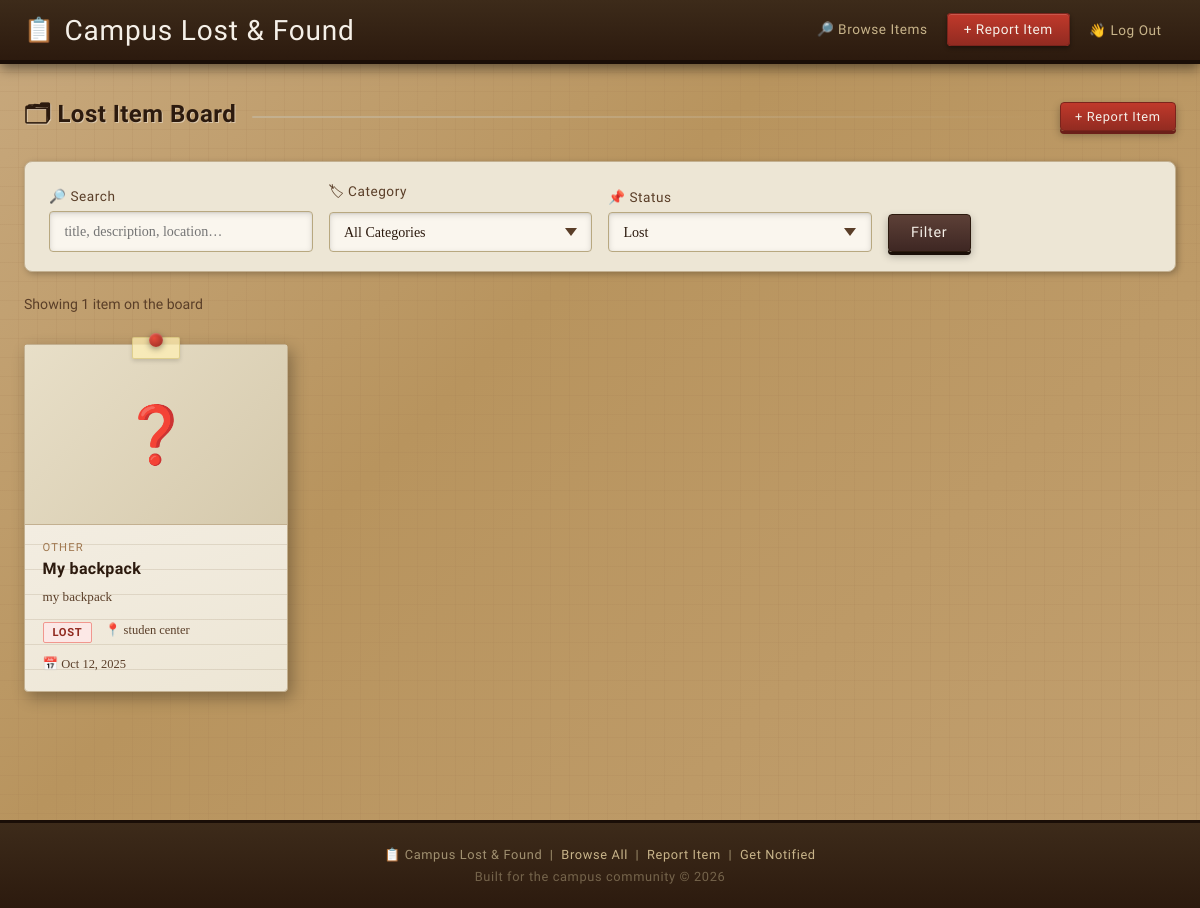
The app's page /items/ (signed in), older data.
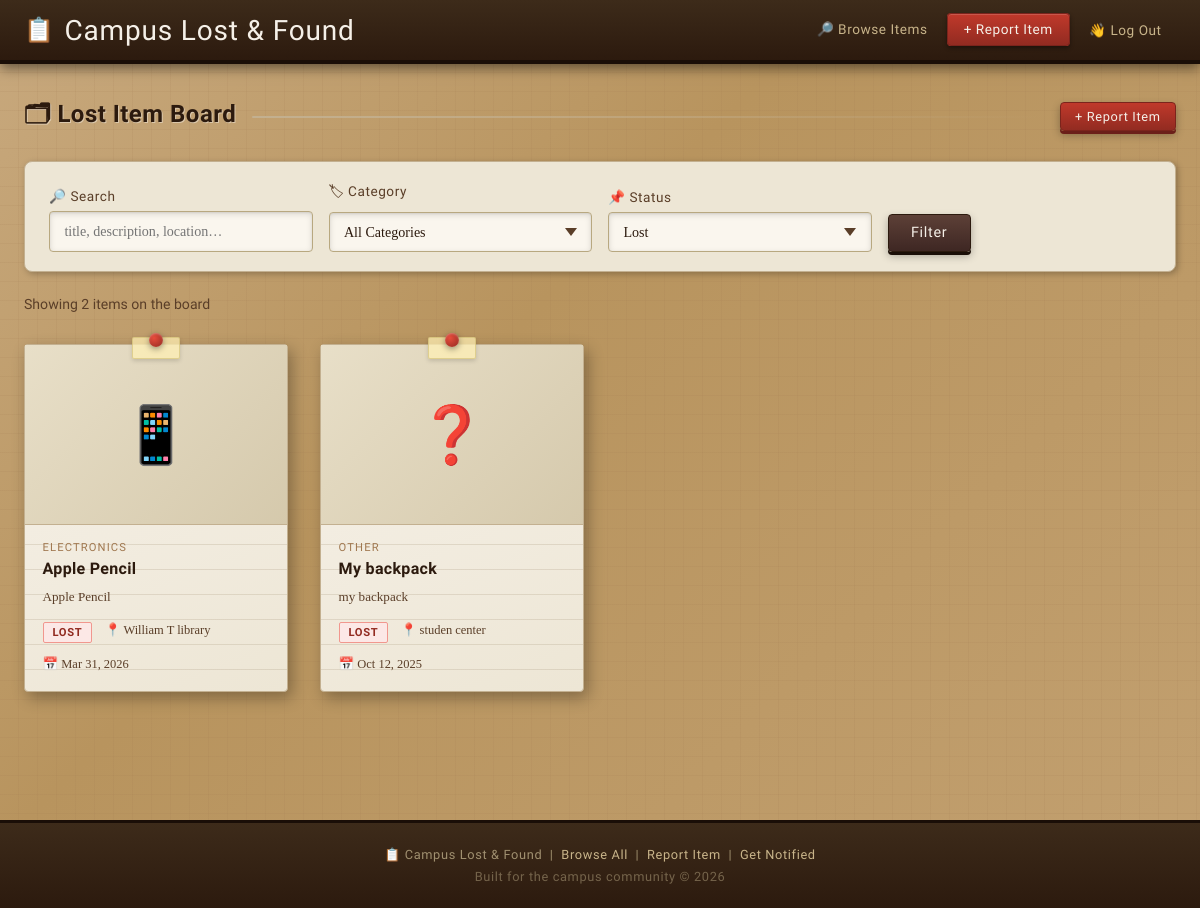
The same page, newer data.
### our_site/models.py (models this page shows, shortened)
class LostItem(models.Model):
    CATEGORY_CHOICES = [
        ('electronics', 'Electronics'),
        ('clothing', 'Clothing & Accessories'),
        ('keys', 'Keys'),
        ('wallet', 'Wallet & IDs'),
        ('backpack', 'Backpack & Bags'),
        ('jewelry', 'Jewelry'),
        ('books', 'Books & Notes'),
        ('sports', 'Sports Equipment'),
        ('other', 'Other'),
    ]
    STATUS_CHOICES = [
        ('lost', 'Lost'),
        ('found', 'Claimed'),
    ]
    title = models.CharField(max_length=200)
    description = models.TextField()
    category = models.CharField(max_length=50, choices=CATEGORY_CHOICES, default='other')
    location = models.CharField(max_length=200, help_text='Where did you find this item?')
    date_lost = models.DateField(help_text='Date item was lost or found')
    image = models.ImageField(upload_to='lost_items/', blank=True, null=True)
    reporter = models.ForeignKey(User, on_delete=models.SET_NULL, null=True, blank=True, related_name='reported_items')
    contact_email = models.EmailField(help_text='Email address people can reach you at')
    status = models.CharField(max_length=20, choices=STATUS_CHOICES, default='lost')
    created_at = models.DateTimeField(auto_now_add=True)
    updated_at = models.DateTimeField(auto_now=True)
    class Meta:
        ordering = ['-created_at']

### our_site/views.py (the view)
# urls.py: path('items/', views.item_list, name='item_list'),
@login_required
def item_list(request):
    query = request.GET.get('q', '').strip()
    category = request.GET.get('category', '').strip()
    status_filter = request.GET.get('status', 'lost').strip()
    items = LostItem.objects.all()
    if query:
        items = items.filter(
            Q(title__icontains=query) |
            Q(description__icontains=query) |
            Q(location__icontains=query)
        )
    if category:
        items = items.filter(category=category)
    if status_filter and status_filter != 'all':
        items = items.filter(status=status_filter)
    paginator = Paginator(items, 12)
    page_number = request.GET.get('page')
    page_obj = paginator.get_page(page_number)
    categories = LostItem.CATEGORY_CHOICES
    return render(request, 'our_site/item_list.html', {
        'page_obj': page_obj,
        'query': query,
        'category': category,
        'status_filter': status_filter,
        'categories': categories,
        'total_count': items.count(),
    })

### our_site/templates/our_site/item_list.html (shortened to what this page needs)
{% extends 'our_site/base.html' %}
{% block content %}
<div class="page-wrapper">
  <div class="section-header">
    <h1 class="section-title">🗂 Lost Item Board</h1>
    <div class="section-divider"></div>
    <a href="{% url 'report_item' %}" class="btn btn-danger btn-sm">+ Report Item</a>
  </div>
  <div class="filter-bar">
    <form method="get" action="{% url 'item_list' %}">
      <div class="filter-row">
        <div class="form-group">
          <label for="search-input">🔎 Search</label>
          <input id="search-input" type="text" name="q" class="form-control"
                 placeholder="title, description, location…" value="{{ query }}">
        </div>
        <div class="form-group">
          <label for="cat-select">🏷 Category</label>
          <select id="cat-select" name="category" class="form-control">
            <option value="">All Categories</option>
          </select>
        </div>
        <div class="form-group">
          <label for="status-select">📌 Status</label>
          <select id="status-select" name="status" class="form-control">
            <option value="lost" {% if status_filter == 'lost' %}selected{% endif %}>Lost</option>
          </select>
        </div>
        <div class="form-group" style="display:flex;align-items:flex-end;min-width:auto;">
          <button type="submit" class="btn btn-primary">Filter</button>
        </div>
      </div>
    </form>
  </div>
  <p style="font-family:'Special Elite',monospace;font-size:0.88rem;color:var(--ink-light);margin-bottom:0.5rem;">
    Showing {{ total_count }} item{{ total_count|pluralize }} on the board
  </p>
  {% if page_obj %}
  <div class="items-grid">
    {% for item in page_obj %}
    <a href="{% url 'item_detail' item.pk %}" class="item-card-link" style="text-decoration:none;color:inherit;">
      <article class="item-card">
        <div class="pin {% if item.status == 'found' %}green{% elif forloop.counter|divisibleby:3 %}blue{% endif %}"></div>
        {% if item.image %}
          <img src="{{ item.image.url }}" alt="{{ item.title }}" class="item-card-img">
        {% else %}
          <div class="item-card-img-placeholder">
            {% if item.category == 'electronics' %}📱
            {% elif item.category == 'keys' %}🔑
            {% elif item.category == 'wallet' %}👛
            {% elif item.category == 'backpack' %}🎒
            {% elif item.category == 'clothing' %}👕
            {% elif item.category == 'jewelry' %}💍
            {% elif item.category == 'books' %}📚
            {% elif item.category == 'sports' %}⚽
            {% else %}❓{% endif %}
          </div>
        {% endif %}
        <div class="item-card-body">
          <div class="item-card-category">{{ item.get_category_display }}</div>
          <h2 class="item-card-title">{{ item.title }}</h2>
          <p style="font-size:0.82rem;color:var(--ink-light);margin-bottom:0.5rem;line-height:1.4;">
            {{ item.description|truncatechars:80 }}
          </p>
          <div class="item-card-meta">
            <span class="item-status-badge badge-{{ item.status }}">{{ item.get_status_display }}</span>
            <span>📍 {{ item.location }}</span>
            <span>📅 {{ item.date_lost|date:"M j, Y" }}</span>
          </div>
        </div>
      </article>
    </a>
    {% endfor %}
  </div>
  {% endif %}
</div>
{% endblock %}

Row changes from the older to the newer data that the page shows:
added LostItem: category "ELECTRONICS", title "Apple Pencil", description "Apple Pencil", status "LOST", location "William T library", date_lost "Mar 31, 2026"
Text that changed along with them:
{{ total_count }}: "1" → "2"
